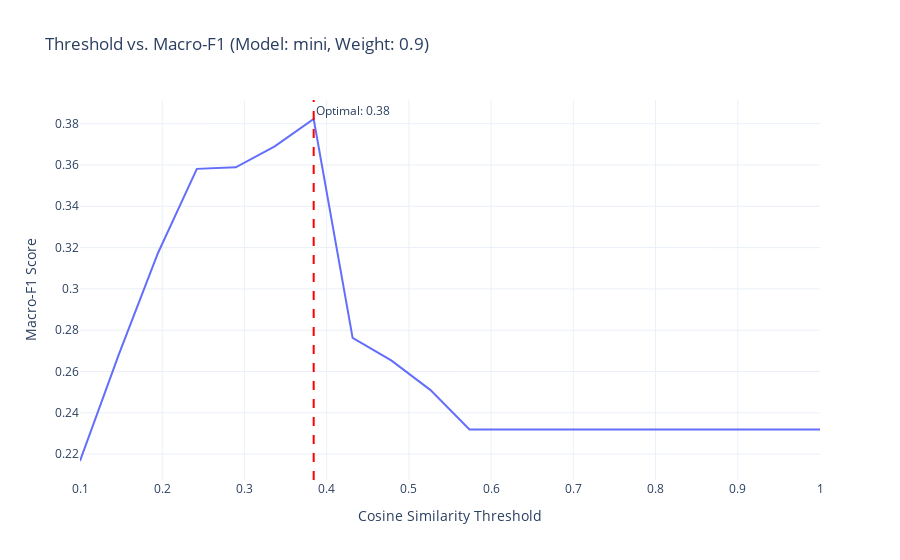

Here is the notebook cell this chart was saved with:
### Code cell
# Create line plot for F1 score and cosine threshold
fig = px.line(
    best_combo_df.sort_values(by='threshold'),
    x='threshold',
    y='macro_f1',
    title=f"Threshold vs. Macro-F1 (Model: {best_config['model']}, Weight: {best_config['weight']:.1f})",
    labels={'threshold': 'Cosine Similarity Threshold', 'macro_f1': 'Macro-F1 Score'},
    template='plotly_white'
)

# Add vertical line for optimal threshold
fig.add_vline(
    x=best_config['threshold'],
    line_dash="dash",
    line_color="red",
    annotation_text=f"Optimal: {best_config['threshold']:.2f}",
    annotation_position="top right"
)

fig.show()

### Figure 1 — Plotly figure (JSON) as saved in the notebook; plotly's stock layout.template omitted (floating-point values rounded to 4 significant figures)
{"data": [{"hovertemplate": "Cosine Similarity Threshold=%{x}<br>Macro-F1 Score=%{y}<extra></extra>", "legendgroup": "", "line": {"color": "#636efa", "dash": "solid"}, "marker": {"symbol": "circle"}, "mode": "lines", "name": "", "orientation": "v", "showlegend": false, "type": "scatter", "x": [0.1, 0.1474, 0.1947, 0.2421, 0.2895, 0.3368, 0.3842, 0.4316, 0.4789, 0.5263, 0.5737, 0.6211, 0.6684, 0.7158, 0.7632, 0.8105, 0.8579, 0.9053, 0.9526, 1.0], "xaxis": "x", "y": [0.2167, 0.2684, 0.3173, 0.3581, 0.3589, 0.369, 0.3823, 0.2762, 0.2653, 0.251, 0.232, 0.232, 0.232, 0.232, 0.232, 0.232, 0.232, 0.232, 0.232, 0.232], "yaxis": "y"}], "layout": {"annotations": [{"showarrow": false, "text": "Optimal: 0.38", "x": 0.3842, "xanchor": "left", "xref": "x", "y": 1, "yanchor": "top", "yref": "y domain"}], "legend": {"tracegroupgap": 0}, "shapes": [{"line": {"color": "red", "dash": "dash"}, "type": "line", "x0": 0.3842, "x1": 0.3842, "xref": "x", "y0": 0, "y1": 1, "yref": "y domain"}], "title": {"text": "Threshold vs. Macro-F1 (Model: mini, Weight: 0.9)"}, "xaxis": {"anchor": "y", "domain": [0, 1], "title": {"text": "Cosine Similarity Threshold"}}, "yaxis": {"anchor": "x", "domain": [0, 1], "title": {"text": "Macro-F1 Score"}}}}
